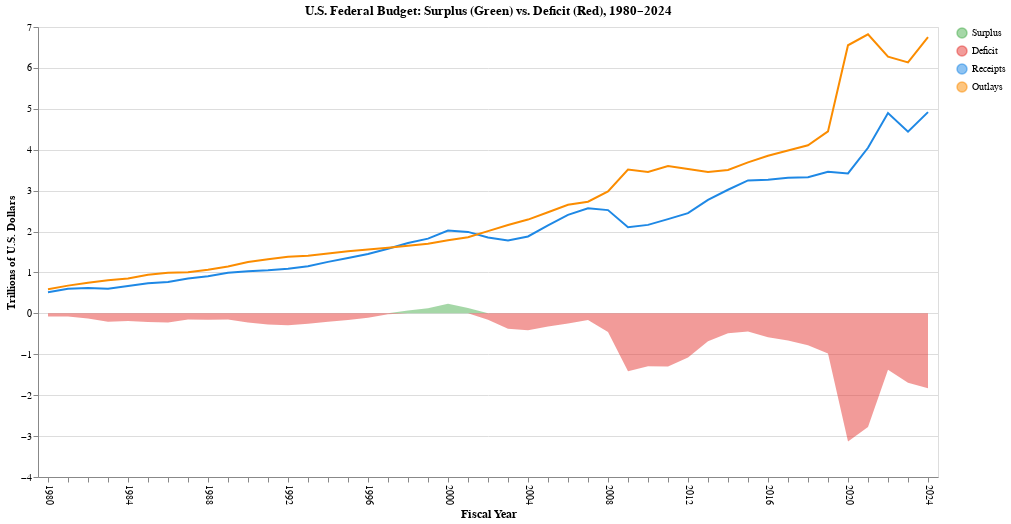

The code cell stored with this chart in its notebook:
### Code cell
# Data Loading and Cleaning
FILE_PATH = r"..\data\Main Data Compiled.xlsx"
df = pd.read_excel(FILE_PATH, sheet_name='Table 1.1')

df['Year'] = pd.to_numeric(df['Years'])
df = df[df['Year'] >= 1980]
# Find relevant figures & convert figures to trillion
# I asked ChatGPT how to separate positive and negative values from my data,
# and it suggested using the .where() method.                                
df['Surplus'] = df['Surplus or Deficit (-)'].where(df['Surplus or Deficit (-)'] > 0, 0) / 1000
df['Deficit'] = df['Surplus or Deficit (-)'].where(df['Surplus or Deficit (-)'] < 0, 0) / 1000
df['Receipts'] = df['Receipts'] / 1000
df['Outlays'] = df['Outlays'] / 1000

# Convert wide data to Long format
# Prompt: how to prepare data for plotting multiple series in Altair.
# Output: Use pd.melt() into long format.
lines_df = df.melt(
    id_vars=['Year'],
    value_vars=['Receipts', 'Outlays'],
    var_name='Category',
    value_name='Amount'
)
# Create base chart
base = alt.Chart(df).encode(
    x=alt.X(
        'Year:O',
        title='Fiscal Year',
        axis=alt.Axis(
            labelAngle=90,
            labelFontSize=10,
            titleFontSize=12,
            labelExpr="datum.label % 4 == 0 ? datum.label : ''"
        )
    )
)

color_scale = alt.Scale(
    domain=['Surplus', 'Deficit', 'Receipts', 'Outlays'],
    range=['#4CAF50', '#E53935', '#1E88E5', '#FB8C00']
)
# Create green shaded area for budget surplus values (above zero line).
surplus_area = (
    base.transform_calculate(Category="'Surplus'")
    .mark_area(opacity=0.5)
    .encode(
        y=alt.Y('Surplus:Q', title='Trillions of U.S. Dollars'),
        y2=alt.datum(0),
        color=alt.Color('Category:N', scale=color_scale, legend=alt.Legend(title='Federal Budget Components'))
    )
)
# Create red shaded area for budget deficit values (below zero line).
deficit_area = (
    base.transform_calculate(Category="'Deficit'")
    .mark_area(opacity=0.5)
    .encode(
        y='Deficit:Q',
        y2=alt.datum(0),
        color=alt.Color('Category:N', scale=color_scale, legend=None)
    )
)
# Plot Receipts and Outlays as lines for comparison over time.
lines = alt.Chart(lines_df).mark_line(strokeWidth=2).encode(
    x='Year:O',
    y='Amount:Q',
    color=alt.Color('Category:N', scale=color_scale, legend=alt.Legend(title=None))
)
# Combine all parts  
chart1 = (surplus_area + deficit_area + lines).properties(
    title='U.S. Federal Budget: Surplus (Green) vs. Deficit (Red), 1980–2024',
    width=900,
    height=450
)

chart1

### Figure 1 — Vega-Lite specification as saved in the notebook (floating-point values rounded to 4 significant figures)
{"config": {"view": {"continuousWidth": 300, "continuousHeight": 300}}, "layer": [{"mark": {"type": "area", "opacity": 0.5}, "encoding": {"color": {"field": "Category", "legend": {"title": "Federal Budget Components"}, "scale": {"domain": ["Surplus", "Deficit", "Receipts", "Outlays"], "range": ["#4CAF50", "#E53935", "#1E88E5", "#FB8C00"]}, "type": "nominal"}, "x": {"axis": {"labelAngle": 90, "labelExpr": "datum.label % 4 == 0 ? datum.label : ''", "labelFontSize": 10, "titleFontSize": 12}, "field": "Year", "title": "Fiscal Year", "type": "ordinal"}, "y": {"field": "Surplus", "title": "Trillions of U.S. Dollars", "type": "quantitative"}, "y2": {"datum": 0}}, "transform": [{"calculate": "'Surplus'", "as": "Category"}]}, {"mark": {"type": "area", "opacity": 0.5}, "encoding": {"color": {"field": "Category", "legend": null, "scale": {"domain": ["Surplus", "Deficit", "Receipts", "Outlays"], "range": ["#4CAF50", "#E53935", "#1E88E5", "#FB8C00"]}, "type": "nominal"}, "x": {"axis": {"labelAngle": 90, "labelExpr": "datum.label % 4 == 0 ? datum.label : ''", "labelFontSize": 10, "titleFontSize": 12}, "field": "Year", "title": "Fiscal Year", "type": "ordinal"}, "y": {"field": "Deficit", "type": "quantitative"}, "y2": {"datum": 0}}, "transform": [{"calculate": "'Deficit'", "as": "Category"}]}, {"data": {"name": "data-306c9d8369855c2c8e98ea06c233e326"}, "mark": {"type": "line", "strokeWidth": 2}, "encoding": {"color": {"field": "Category", "legend": {"title": null}, "scale": {"domain": ["Surplus", "Deficit", "Receipts", "Outlays"], "range": ["#4CAF50", "#E53935", "#1E88E5", "#FB8C00"]}, "type": "nominal"}, "x": {"field": "Year", "type": "ordinal"}, "y": {"field": "Amount", "type": "quantitative"}}}], "data": {"name": "data-ef291a736c36eeb1003e1c50434bbed2"}, "height": 450, "title": "U.S. Federal Budget: Surplus (Green) vs. Deficit (Red), 1980–2024", "width": 900, "$schema": "https://vega.github.io/schema/vega-lite/v5.20.1.json", "datasets": {"data-ef291a736c36eeb1003e1c50434bbed2": [{"Years": 1980, "Receipts": 0.5171, "Outlays": 0.5909, "Surplus or Deficit (-)": -73.83, "Unnamed: 4": 517112, "Unnamed: 5": 590941, "Unnamed: 6": -73830, "Unnamed: 7": null, "Unnamed: 8": null, "Unnamed: 9": NaN, "Year": 1980, "Surplus": 0.0, "Deficit": -0.07383}, {"Years": 1981, "Receipts": 0.5993, "Outlays": 0.6782, "Surplus or Deficit (-)": -78.97, "Unnamed: 4": 599272, "Unnamed: 5": 678241, "Unnamed: 6": -78968, "Unnamed: 7": null, "Unnamed: 8": null, "Unnamed: 9": NaN, "Year": 1981, "Surplus": 0.0, "Deficit": -0.07897}, {"Years": 1982, "Receipts": 0.6178, "Outlays": 0.7457, "Surplus or Deficit (-)": -128.0, "Unnamed: 4": 617766, "Unnamed: 5": 745743, "Unnamed: 6": -127977, "Unnamed: 7": null, "Unnamed: 8": null, "Unnamed: 9": NaN, "Year": 1982, "Surplus": 0.0, "Deficit": -0.128}, {"Years": 1983, "Receipts": 0.6006, "Outlays": 0.8084, "Surplus or Deficit (-)": -207.8, "Unnamed: 4": 600562, "Unnamed: 5": 808364, "Unnamed: 6": -207802, "Unnamed: 7": null, "Unnamed: 8": null, "Unnamed: 9": NaN, "Year": 1983, "Surplus": 0.0, "Deficit": -0.2078}, {"Years": 1984, "Receipts": 0.6664, "Outlays": 0.8518, "Surplus or Deficit (-)": -185.4, "Unnamed: 4": 666438, "Unnamed: 5": 851805, "Unnamed: 6": -185367, "Unnamed: 7": null, "Unnamed: 8": null, "Unnamed: 9": NaN, "Year": 1984, "Surplus": 0.0, "Deficit": -0.1854}, {"Years": 1985, "Receipts": 0.734, "Outlays": 0.9463, "Surplus or Deficit (-)": -212.3, "Unnamed: 4": 734037, "Unnamed: 5": 946344, "Unnamed: 6": -212308, "Unnamed: 7": null, "Unnamed: 8": null, "Unnamed: 9": NaN, "Year": 1985, "Surplus": 0.0, "Deficit": -0.2123}, {"Years": 1986, "Receipts": 0.7692, "Outlays": 0.9904, "Surplus or Deficit (-)": -221.2, "Unnamed: 4": 769155, "Unnamed: 5": 990382, "Unnamed: 6": -221227, "Unnamed: 7": null, "Unnamed: 8": null, "Unnamed: 9": NaN, "Year": 1986, "Surplus": 0.0, "Deficit": -0.2212}, {"Years": 1987, "Receipts": 0.8543, "Outlays": 1.004, "Surplus or Deficit (-)": -149.7, "Unnamed: 4": 854287, "Unnamed: 5": 1004017, "Unnamed: 6": -149730, "Unnamed: 7": null, "Unnamed: 8": null, "Unnamed: 9": NaN, "Year": 1987, "Surplus": 0.0, "Deficit": -0.1497}, {"Years": 1988, "Receipts": 0.9092, "Outlays": 1.064, "Surplus or Deficit (-)": -155.2, "Unnamed: 4": 909238, "Unnamed: 5": 1064416, "Unnamed: 6": -155178, "Unnamed: 7": null, "Unnamed: 8": null, "Unnamed: 9": NaN, "Year": 1988, "Surplus": 0.0, "Deficit": -0.1552}, {"Years": 1989, "Receipts": 0.9911, "Outlays": 1.144, "Surplus or Deficit (-)": -152.6, "Unnamed: 4": 991104, "Unnamed: 5": 1143743, "Unnamed: 6": -152639, "Unnamed: 7": null, "Unnamed: 8": null, "Unnamed: 9": NaN, "Year": 1989, "Surplus": 0.0, "Deficit": -0.1526}, {"Years": 1990, "Receipts": 1.032, "Outlays": 1.253, "Surplus or Deficit (-)": -221.0, "Unnamed: 4": 1031958, "Unnamed: 5": 1252993, "Unnamed: 6": -221036, "Unnamed: 7": null, "Unnamed: 8": null, "Unnamed: 9": NaN, "Year": 1990, "Surplus": 0.0, "Deficit": -0.221}, {"Years": 1991, "Receipts": 1.055, "Outlays": 1.324, "Surplus or Deficit (-)": -269.2, "Unnamed: 4": 1054988, "Unnamed: 5": 1324226, "Unnamed: 6": -269238, "Unnamed: 7": null, "Unnamed: 8": null, "Unnamed: 9": NaN, "Year": 1991, "Surplus": 0.0, "Deficit": -0.2692}, {"Years": 1992, "Receipts": 1.091, "Outlays": 1.382, "Surplus or Deficit (-)": -290.3, "Unnamed: 4": 1091208, "Unnamed: 5": 1381529, "Unnamed: 6": -290321, "Unnamed: 7": null, "Unnamed: 8": null, "Unnamed: 9": NaN, "Year": 1992, "Surplus": 0.0, "Deficit": -0.2903}, {"Years": 1993, "Receipts": 1.154, "Outlays": 1.409, "Surplus or Deficit (-)": -255.1, "Unnamed: 4": 1154334, "Unnamed: 5": 1409386, "Unnamed: 6": -255051, "Unnamed: 7": null, "Unnamed: 8": null, "Unnamed: 9": NaN, "Year": 1993, "Surplus": 0.0, "Deficit": -0.2551}, {"Years": 1994, "Receipts": 1.259, "Outlays": 1.462, "Surplus or Deficit (-)": -203.2, "Unnamed: 4": 1258566, "Unnamed: 5": 1461752, "Unnamed: 6": -203186, "Unnamed: 7": null, "Unnamed: 8": null, "Unnamed: 9": NaN, "Year": 1994, "Surplus": 0.0, "Deficit": -0.2032}, {"Years": 1995, "Receipts": 1.352, "Outlays": 1.516, "Surplus or Deficit (-)": -164.0, "Unnamed: 4": 1351790, "Unnamed: 5": 1515742, "Unnamed: 6": -163952, "Unnamed: 7": null, "Unnamed: 8": null, "Unnamed: 9": NaN, "Year": 1995, "Surplus": 0.0, "Deficit": -0.164}, {"Years": 1996, "Receipts": 1.453, "Outlays": 1.56, "Surplus or Deficit (-)": -107.4, "Unnamed: 4": 1453053, "Unnamed: 5": 1560484, "Unnamed: 6": -107431, "Unnamed: 7": null, "Unnamed: 8": null, "Unnamed: 9": NaN, "Year": 1996, "Surplus": 0.0, "Deficit": -0.1074}, {"Years": 1997, "Receipts": 1.579, "Outlays": 1.601, "Surplus or Deficit (-)": -21.88, "Unnamed: 4": 1579232, "Unnamed: 5": 1601116, "Unnamed: 6": -21884, "Unnamed: 7": null, "Unnamed: 8": null, "Unnamed: 9": NaN, "Year": 1997, "Surplus": 0.0, "Deficit": -0.02188}, {"Years": 1998, "Receipts": 1.722, "Outlays": 1.652, "Surplus or Deficit (-)": 69.27, "Unnamed: 4": 1721728, "Unnamed: 5": 1652458, "Unnamed: 6": 69270, "Unnamed: 7": null, "Unnamed: 8": null, "Unnamed: 9": NaN, "Year": 1998, "Surplus": 0.06927, "Deficit": 0.0}, {"Years": 1999, "Receipts": 1.827, "Outlays": 1.702, "Surplus or Deficit (-)": 125.6, "Unnamed: 4": 1827452, "Unnamed: 5": 1701842, "Unnamed: 6": 125610, "Unnamed: 7": null, "Unnamed: 8": null, "Unnamed: 9": NaN, "Year": 1999, "Surplus": 0.1256, "Deficit": 0.0}, {"Years": 2000, "Receipts": 2.025, "Outlays": 1.789, "Surplus or Deficit (-)": 236.2, "Unnamed: 4": 2025191, "Unnamed: 5": 1788950, "Unnamed: 6": 236241, "Unnamed: 7": null, "Unnamed: 8": null, "Unnamed: 9": NaN, "Year": 2000, "Surplus": 0.2362, "Deficit": 0.0}, {"Years": 2001, "Receipts": 1.991, "Outlays": 1.863, "Surplus or Deficit (-)": 128.2, "Unnamed: 4": 1991082, "Unnamed: 5": 1862846, "Unnamed: 6": 128236, "Unnamed: 7": null, "Unnamed: 8": null, "Unnamed: 9": NaN, "Year": 2001, "Surplus": 0.1282, "Deficit": 0.0}, {"Years": 2002, "Receipts": 1.853, "Outlays": 2.011, "Surplus or Deficit (-)": -157.8, "Unnamed: 4": 1853136, "Unnamed: 5": 2010894, "Unnamed: 6": -157758, "Unnamed: 7": null, "Unnamed: 8": null, "Unnamed: 9": NaN, "Year": 2002, "Surplus": 0.0, "Deficit": -0.1578}, {"Years": 2003, "Receipts": 1.782, "Outlays": 2.16, "Surplus or Deficit (-)": -377.6, "Unnamed: 4": 1782314, "Unnamed: 5": 2159899, "Unnamed: 6": -377585, "Unnamed: 7": null, "Unnamed: 8": null, "Unnamed: 9": NaN, "Year": 2003, "Surplus": 0.0, "Deficit": -0.3776}, {"Years": 2004, "Receipts": 1.88, "Outlays": 2.293, "Surplus or Deficit (-)": -412.7, "Unnamed: 4": 1880114, "Unnamed: 5": 2292841, "Unnamed: 6": -412727, "Unnamed: 7": null, "Unnamed: 8": null, "Unnamed: 9": NaN, "Year": 2004, "Surplus": 0.0, "Deficit": -0.4127}, {"Years": 2005, "Receipts": 2.154, "Outlays": 2.472, "Surplus or Deficit (-)": -318.3, "Unnamed: 4": 2153611, "Unnamed: 5": 2471957, "Unnamed: 6": -318346, "Unnamed: 7": null, "Unnamed: 8": null, "Unnamed: 9": NaN, "Year": 2005, "Surplus": 0.0, "Deficit": -0.3183}, {"Years": 2006, "Receipts": 2.407, "Outlays": 2.655, "Surplus or Deficit (-)": -248.2, "Unnamed: 4": 2406869, "Unnamed: 5": 2655050, "Unnamed: 6": -248181, "Unnamed: 7": null, "Unnamed: 8": null, "Unnamed: 9": NaN, "Year": 2006, "Surplus": 0.0, "Deficit": -0.2482}, {"Years": 2007, "Receipts": 2.568, "Outlays": 2.729, "Surplus or Deficit (-)": -160.7, "Unnamed: 4": 2567985, "Unnamed: 5": 2728686, "Unnamed: 6": -160701, "Unnamed: 7": null, "Unnamed: 8": null, "Unnamed: 9": NaN, "Year": 2007, "Surplus": 0.0, "Deficit": -0.1607}, {"Years": 2008, "Receipts": 2.524, "Outlays": 2.983, "Surplus or Deficit (-)": -458.6, "Unnamed: 4": 2523991, "Unnamed: 5": 2982544, "Unnamed: 6": -458553, "Unnamed: 7": null, "Unnamed: 8": null, "Unnamed: 9": NaN, "Year": 2008, "Surplus": 0.0, "Deficit": -0.4586}, {"Years": 2009, "Receipts": 2.105, "Outlays": 3.518, "Surplus or Deficit (-)": -1413.0, "Unnamed: 4": 2104989, "Unnamed: 5": 3517677, "Unnamed: 6": -1412688, "Unnamed: 7": null, "Unnamed: 8": null, "Unnamed: 9": NaN, "Year": 2009, "Surplus": 0.0, "Deficit": -1.413}, {"Years": 2010, "Receipts": 2.163, "Outlays": 3.457, "Surplus or Deficit (-)": -1294.0, "Unnamed: 4": 2162706, "Unnamed: 5": 3457079, "Unnamed: 6": -1294373, "Unnamed: 7": null, "Unnamed: 8": null, "Unnamed: 9": NaN, "Year": 2010, "Surplus": 0.0, "Deficit": -1.294}, {"Years": 2011, "Receipts": 2.303, "Outlays": 3.603, "Surplus or Deficit (-)": -1300.0, "Unnamed: 4": 2303466, "Unnamed: 5": 3603065, "Unnamed: 6": -1299599, "Unnamed: 7": null, "Unnamed: 8": null, "Unnamed: 9": NaN, "Year": 2011, "Surplus": 0.0, "Deficit": -1.3}, {"Years": 2012, "Receipts": 2.45, "Outlays": 3.527, "Surplus or Deficit (-)": -1077.0, "Unnamed: 4": 2449990, "Unnamed: 5": 3526563, "Unnamed: 6": -1076573, "Unnamed: 7": null, "Unnamed: 8": null, "Unnamed: 9": NaN, "Year": 2012, "Surplus": 0.0, "Deficit": -1.077}, {"Years": 2013, "Receipts": 2.775, "Outlays": 3.455, "Surplus or Deficit (-)": -679.8, "Unnamed: 4": 2775106, "Unnamed: 5": 3454881, "Unnamed: 6": -679775, "Unnamed: 7": null, "Unnamed: 8": null, "Unnamed: 9": NaN, "Year": 2013, "Surplus": 0.0, "Deficit": -0.6798}, {"Years": 2014, "Receipts": 3.021, "Outlays": 3.506, "Surplus or Deficit (-)": -484.8, "Unnamed: 4": 3021491, "Unnamed: 5": 3506284, "Unnamed: 6": -484793, "Unnamed: 7": null, "Unnamed: 8": null, "Unnamed: 9": NaN, "Year": 2014, "Surplus": 0.0, "Deficit": -0.4848}, {"Years": 2015, "Receipts": 3.25, "Outlays": 3.692, "Surplus or Deficit (-)": -442.0, "Unnamed: 4": 3249890, "Unnamed: 5": 3691850, "Unnamed: 6": -441960, "Unnamed: 7": null, "Unnamed: 8": null, "Unnamed: 9": NaN, "Year": 2015, "Surplus": 0.0, "Deficit": -0.442}, {"Years": 2016, "Receipts": 3.268, "Outlays": 3.853, "Surplus or Deficit (-)": -584.6, "Unnamed: 4": 3267965, "Unnamed: 5": 3852615, "Unnamed: 6": -584650, "Unnamed: 7": null, "Unnamed: 8": null, "Unnamed: 9": NaN, "Year": 2016, "Surplus": 0.0, "Deficit": -0.5847}, {"Years": 2017, "Receipts": 3.316, "Outlays": 3.982, "Surplus or Deficit (-)": -665.5, "Unnamed: 4": 3316184, "Unnamed: 5": 3981634, "Unnamed: 6": -665450, "Unnamed: 7": null, "Unnamed: 8": null, "Unnamed: 9": NaN, "Year": 2017, "Surplus": 0.0, "Deficit": -0.6655}, {"Years": 2018, "Receipts": 3.33, "Outlays": 4.109, "Surplus or Deficit (-)": -779.1, "Unnamed: 4": 3329907, "Unnamed: 5": 4108981, "Unnamed: 6": -779074, "Unnamed: 7": null, "Unnamed: 8": null, "Unnamed: 9": NaN, "Year": 2018, "Surplus": 0.0, "Deficit": -0.7791}, {"Years": 2019, "Receipts": 3.463, "Outlays": 4.447, "Surplus or Deficit (-)": -983.6, "Unnamed: 4": 3463364, "Unnamed: 5": 4446952, "Unnamed: 6": -983588, "Unnamed: 7": null, "Unnamed: 8": null, "Unnamed: 9": NaN, "Year": 2019, "Surplus": 0.0, "Deficit": -0.9836}, {"Years": 2020, "Receipts": 3.421, "Outlays": 6.554, "Surplus or Deficit (-)": -3132.0, "Unnamed: 4": 3421164, "Unnamed: 5": 6553620, "Unnamed: 6": -3132456, "Unnamed: 7": null, "Unnamed: 8": null, "Unnamed: 9": NaN, "Year": 2020, "Surplus": 0.0, "Deficit": -3.132}, {"Years": 2021, "Receipts": 4.047, "Outlays": 6.822, "Surplus or Deficit (-)": -2775.0, "Unnamed: 4": 4047111, "Unnamed: 5": 6822461, "Unnamed: 6": -2775350, "Unnamed: 7": null, "Unnamed: 8": null, "Unnamed: 9": NaN, "Year": 2021, "Surplus": 0.0, "Deficit": -2.775}, {"Years": 2022, "Receipts": 4.897, "Outlays": 6.273, "Surplus or Deficit (-)": -1376.0, "Unnamed: 4": 4897339, "Unnamed: 5": 6273261, "Unnamed: 6": -1375922, "Unnamed: 7": null, "Unnamed: 8": null, "Unnamed: 9": NaN, "Year": 2022, "Surplus": 0.0, "Deficit": -1.376}, {"Years": 2023, "Receipts": 4.441, "Outlays": 6.135, "Surplus or Deficit (-)": -1694.0, "Unnamed: 4": 4440948, "Unnamed: 5": 6134673, "Unnamed: 6": -1693725, "Unnamed: 7": null, "Unnamed: 8": null, "Unnamed: 9": NaN, "Year": 2023, "Surplus": 0.0, "Deficit": -1.694}, {"Years": 2024, "Receipts": 4.92, "Outlays": 6.751, "Surplus or Deficit (-)": -1831.0, "Unnamed: 4": 4919883, "Unnamed: 5": 6750856, "Unnamed: 6": -1830973, "Unnamed: 7": null, "Unnamed: 8": null, "Unnamed: 9": NaN, "Year": 2024, "Surplus": 0.0, "Deficit": -1.831}], "data-306c9d8369855c2c8e98ea06c233e326": [{"Year": 1980, "Category": "Receipts", "Amount": 0.5171}, {"Year": 1981, "Category": "Receipts", "Amount": 0.5993}, {"Year": 1982, "Category": "Receipts", "Amount": 0.6178}, {"Year": 1983, "Category": "Receipts", "Amount": 0.6006}, {"Year": 1984, "Category": "Receipts", "Amount": 0.6664}, {"Year": 1985, "Category": "Receipts", "Amount": 0.734}, {"Year": 1986, "Category": "Receipts", "Amount": 0.7692}, {"Year": 1987, "Category": "Receipts", "Amount": 0.8543}, {"Year": 1988, "Category": "Receipts", "Amount": 0.9092}, {"Year": 1989, "Category": "Receipts", "Amount": 0.9911}, {"Year": 1990, "Category": "Receipts", "Amount": 1.032}, {"Year": 1991, "Category": "Receipts", "Amount": 1.055}, {"Year": 1992, "Category": "Receipts", "Amount": 1.091}, {"Year": 1993, "Category": "Receipts", "Amount": 1.154}, {"Year": 1994, "Category": "Receipts", "Amount": 1.259}, {"Year": 1995, "Category": "Receipts", "Amount": 1.352}, {"Year": 1996, "Category": "Receipts", "Amount": 1.453}, {"Year": 1997, "Category": "Receipts", "Amount": 1.579}, {"Year": 1998, "Category": "Receipts", "Amount": 1.722}, {"Year": 1999, "Category": "Receipts", "Amount": 1.827}, {"Year": 2000, "Category": "Receipts", "Amount": 2.025}, {"Year": 2001, "Category": "Receipts", "Amount": 1.991}, {"Year": 2002, "Category": "Receipts", "Amount": 1.853}, {"Year": 2003, "Category": "Receipts", "Amount": 1.782}, {"Year": 2004, "Category": "Receipts", "Amount": 1.88}, {"Year": 2005, "Category": "Receipts", "Amount": 2.154}, {"Year": 2006, "Category": "Receipts", "Amount": 2.407}, {"Year": 2007, "Category": "Receipts", "Amount": 2.568}, {"Year": 2008, "Category": "Receipts", "Amount": 2.524}, {"Year": 2009, "Category": "Receipts", "Amount": 2.105}, {"Year": 2010, "Category": "Receipts", "Amount": 2.163}, {"Year": 2011, "Category": "Receipts", "Amount": 2.303}, {"Year": 2012, "Category": "Receipts", "Amount": 2.45}, {"Year": 2013, "Category": "Receipts", "Amount": 2.775}, {"Year": 2014, "Category": "Receipts", "Amount": 3.021}, {"Year": 2015, "Category": "Receipts", "Amount": 3.25}, {"Year": 2016, "Category": "Receipts", "Amount": 3.268}, {"Year": 2017, "Category": "Receipts", "Amount": 3.316}, {"Year": 2018, "Category": "Receipts", "Amount": 3.33}, {"Year": 2019, "Category": "Receipts", "Amount": 3.463}, {"Year": 2020, "Category": "Receipts", "Amount": 3.421}, {"Year": 2021, "Category": "Receipts", "Amount": 4.047}, {"Year": 2022, "Category": "Receipts", "Amount": 4.897}, {"Year": 2023, "Category": "Receipts", "Amount": 4.441}, {"Year": 2024, "Category": "Receipts", "Amount": 4.92}, {"Year": 1980, "Category": "Outlays", "Amount": 0.5909}, {"Year": 1981, "Category": "Outlays", "Amount": 0.6782}, {"Year": 1982, "Category": "Outlays", "Amount": 0.7457}, {"Year": 1983, "Category": "Outlays", "Amount": 0.8084}, {"Year": 1984, "Category": "Outlays", "Amount": 0.8518}, {"Year": 1985, "Category": "Outlays", "Amount": 0.9463}, {"Year": 1986, "Category": "Outlays", "Amount": 0.9904}, {"Year": 1987, "Category": "Outlays", "Amount": 1.004}, {"Year": 1988, "Category": "Outlays", "Amount": 1.064}, {"Year": 1989, "Category": "Outlays", "Amount": 1.144}, {"Year": 1990, "Category": "Outlays", "Amount": 1.253}, {"Year": 1991, "Category": "Outlays", "Amount": 1.324}, {"Year": 1992, "Category": "Outlays", "Amount": 1.382}, {"Year": 1993, "Category": "Outlays", "Amount": 1.409}, {"Year": 1994, "Category": "Outlays", "Amount": 1.462}, {"Year": 1995, "Category": "Outlays", "Amount": 1.516}, {"Year": 1996, "Category": "Outlays", "Amount": 1.56}, {"Year": 1997, "Category": "Outlays", "Amount": 1.601}, {"Year": 1998, "Category": "Outlays", "Amount": 1.652}, {"Year": 1999, "Category": "Outlays", "Amount": 1.702}, {"Year": 2000, "Category": "Outlays", "Amount": 1.789}, {"Year": 2001, "Category": "Outlays", "Amount": 1.863}, {"Year": 2002, "Category": "Outlays", "Amount": 2.011}, {"Year": 2003, "Category": "Outlays", "Amount": 2.16}, {"Year": 2004, "Category": "Outlays", "Amount": 2.293}, {"Year": 2005, "Category": "Outlays", "Amount": 2.472}, {"Year": 2006, "Category": "Outlays", "Amount": 2.655}, {"Year": 2007, "Category": "Outlays", "Amount": 2.729}, {"Year": 2008, "Category": "Outlays", "Amount": 2.983}, {"Year": 2009, "Category": "Outlays", "Amount": 3.518}, {"Year": 2010, "Category": "Outlays", "Amount": 3.457}, {"Year": 2011, "Category": "Outlays", "Amount": 3.603}, {"Year": 2012, "Category": "Outlays", "Amount": 3.527}, {"Year": 2013, "Category": "Outlays", "Amount": 3.455}, {"Year": 2014, "Category": "Outlays", "Amount": 3.506}, {"Year": 2015, "Category": "Outlays", "Amount": 3.692}, {"Year": 2016, "Category": "Outlays", "Amount": 3.853}, {"Year": 2017, "Category": "Outlays", "Amount": 3.982}, {"Year": 2018, "Category": "Outlays", "Amount": 4.109}, {"Year": 2019, "Category": "Outlays", "Amount": 4.447}, {"Year": 2020, "Category": "Outlays", "Amount": 6.554}, {"Year": 2021, "Category": "Outlays", "Amount": 6.822}, {"Year": 2022, "Category": "Outlays", "Amount": 6.273}, {"Year": 2023, "Category": "Outlays", "Amount": 6.135}, {"Year": 2024, "Category": "Outlays", "Amount": 6.751}]}}
